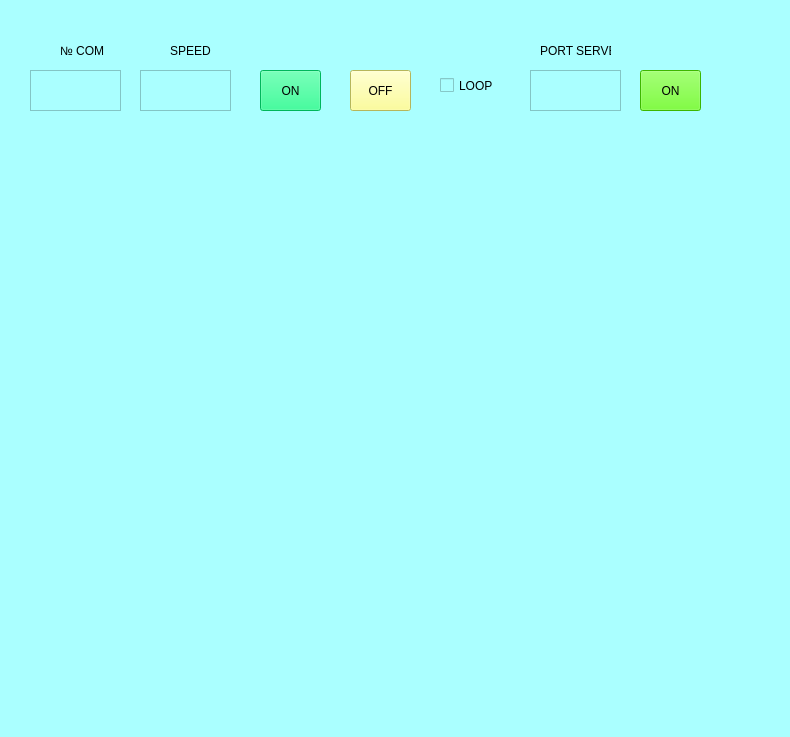
<?xml version="1.0" encoding="UTF-8"?>
<ui version="4.0">
 <class>Mak_connekthio</class>
 <widget class="QMainWindow" name="Mak_connekthio">
  <property name="geometry">
   <rect>
    <x>0</x>
    <y>0</y>
    <width>790</width>
    <height>737</height>
   </rect>
  </property>
  <property name="windowTitle">
   <string>MainWindow</string>
  </property>
  <widget class="QWidget" name="centralwidget">
   <property name="styleSheet">
    <string notr="true">background-color: rgb(170, 255, 255);</string>
   </property>
   <widget class="QPushButton" name="bt_on_com">
    <property name="geometry">
     <rect>
      <x>260</x>
      <y>70</y>
      <width>61</width>
      <height>41</height>
     </rect>
    </property>
    <property name="styleSheet">
     <string notr="true">background-color: rgb(255, 255, 255);
background-color: rgb(0, 255, 127);</string>
    </property>
    <property name="text">
     <string>ON</string>
    </property>
   </widget>
   <widget class="QPushButton" name="bt_off_com">
    <property name="geometry">
     <rect>
      <x>350</x>
      <y>70</y>
      <width>61</width>
      <height>41</height>
     </rect>
    </property>
    <property name="styleSheet">
     <string notr="true">background-color: rgb(255, 255, 127);
</string>
    </property>
    <property name="text">
     <string>OFF</string>
    </property>
   </widget>
   <widget class="QPushButton" name="bt_server">
    <property name="geometry">
     <rect>
      <x>640</x>
      <y>70</y>
      <width>61</width>
      <height>41</height>
     </rect>
    </property>
    <property name="styleSheet">
     <string notr="true">background-color: rgb(85, 255, 0);</string>
    </property>
    <property name="text">
     <string>ON</string>
    </property>
   </widget>
   <widget class="QTextEdit" name="textEdit">
    <property name="geometry">
     <rect>
      <x>140</x>
      <y>70</y>
      <width>91</width>
      <height>41</height>
     </rect>
    </property>
   </widget>
   <widget class="QTextEdit" name="textEdit_2">
    <property name="geometry">
     <rect>
      <x>30</x>
      <y>70</y>
      <width>91</width>
      <height>41</height>
     </rect>
    </property>
   </widget>
   <widget class="QLabel" name="label">
    <property name="geometry">
     <rect>
      <x>170</x>
      <y>40</y>
      <width>41</width>
      <height>21</height>
     </rect>
    </property>
    <property name="text">
     <string>SPEED</string>
    </property>
   </widget>
   <widget class="QLabel" name="label_2">
    <property name="geometry">
     <rect>
      <x>60</x>
      <y>40</y>
      <width>51</width>
      <height>21</height>
     </rect>
    </property>
    <property name="text">
     <string>№ COM</string>
    </property>
   </widget>
   <widget class="QTextEdit" name="textEdit_3">
    <property name="geometry">
     <rect>
      <x>530</x>
      <y>70</y>
      <width>91</width>
      <height>41</height>
     </rect>
    </property>
   </widget>
   <widget class="QCheckBox" name="checkBox">
    <property name="geometry">
     <rect>
      <x>440</x>
      <y>70</y>
      <width>61</width>
      <height>31</height>
     </rect>
    </property>
    <property name="text">
     <string>LOOP</string>
    </property>
   </widget>
   <widget class="QLabel" name="label_3">
    <property name="geometry">
     <rect>
      <x>540</x>
      <y>40</y>
      <width>71</width>
      <height>21</height>
     </rect>
    </property>
    <property name="text">
     <string>PORT SERVER</string>
    </property>
   </widget>
  </widget>
 </widget>
 <resources/>
 <connections/>
</ui>
